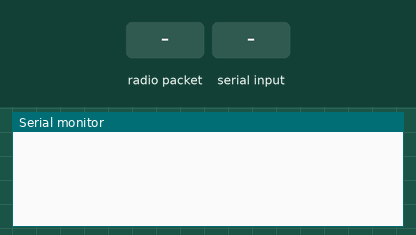
This program was run on a simulated ESP32. On the bench: the last lines printed to the serial monitor. The test bench sets the inputs (shaded band).

Above: at 1.2 s.
1.3 s: radio packet "E|PING" arrives
At 2.0 s:
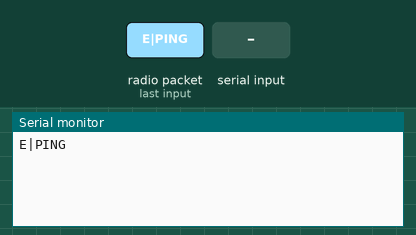
2.8 s: "E|PING" received over the second serial link
At 3.5 s:
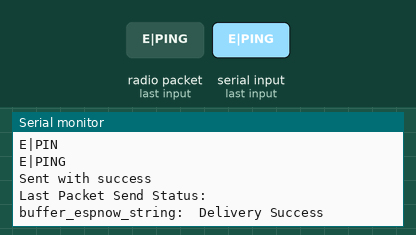
4.3 s: radio packet "1" arrives
At 5.5 s:
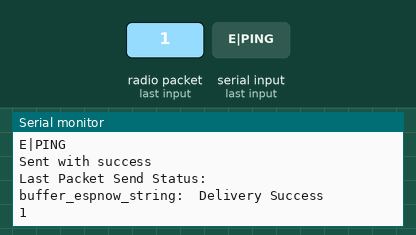
5.8 s: "E|2PING" received over the second serial link
At 6.9 s:
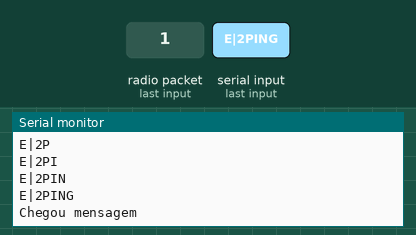

The program:

main.cpp
```cpp
#include <Arduino.h>
#include <SoftwareSerial.h>
#include <esp_now.h>
#include <WiFi.h>

uint8_t broadcastAddress[] = {0xFF, 0xFF, 0xFF, 0xFF, 0xFF, 0xFF};

typedef struct espnow_recv_t{
    char buffer[50];
}espnow_recv_t;

espnow_recv_t data;

esp_now_peer_info_t peerInfo;

String readString;
String tipo_comando;
String interacao;

int intervalo = 10000;

// const char  buffer_espnow_string[5];

char comando;


// callback function that will be executed when data is received
void OnDataRecv(const uint8_t * mac, const uint8_t *incomingData, int len) {
  memcpy(&data.buffer, incomingData, sizeof(data));

  Serial2.println((char*)data.buffer);
  Serial.println((char*)data.buffer);
}

void OnDataSent(const uint8_t *mac_addr, esp_now_send_status_t status) {
  Serial.print("\r\nLast Packet Send Status:\t");
  Serial.print("buffer_espnow_string:\t");
  Serial.println(status == ESP_NOW_SEND_SUCCESS ? "Delivery Success" : "Delivery Fail");

  readString.clear();
}

void envia_espnow()
{
  // Send message via ESP-NOW
  esp_err_t result = esp_now_send(broadcastAddress, (uint8_t *) &readString, sizeof(readString));

  if (result == ESP_OK) {
    Serial.println("Sent with success");
    readString.clear();
  }
  else {
    Serial.println("Error sending the data");
  }

}

void setup() {
  Serial2.begin(9600, SERIAL_8N1, 18,19);
  Serial.begin(115200);

    // Set device as a Wi-Fi Station
  WiFi.mode(WIFI_STA);


  if (esp_now_init() != ESP_OK) {
    Serial2.println("Error initializing ESP-NOW");
    return;
  }
  else{
    Serial2.println("Initialized");
  }


  esp_now_register_recv_cb(OnDataRecv);
  esp_now_register_send_cb(OnDataSent);

    // Register peer
  memcpy(peerInfo.peer_addr, broadcastAddress, 6);
  peerInfo.channel = 0;

  peerInfo.encrypt = false;

  // Add peer
  if (esp_now_add_peer(&peerInfo) != ESP_OK){
    Serial.println("Failed to add peer");
    return;
  }

}

void loop() {
  // vTaskDelay(500/portTICK_PERIOD_MS);
  // Serial2.println("Mensagem      *****");

  if(Serial2.available())
  {
    comando = Serial2.read();


    if(comando == '\0')
    {
      // envia_espnow();
      // readString.clear();


      Serial.println("Envia_espnow");
      Serial.flush();
      // Serial.println(comando);
    }

    else{
      readString += comando;
      // Serial.println(comando);
      Serial.println(readString);
    }


    // Serial.print(comando);
  }

  if(readString == "E|PING")
    {
      envia_espnow();

      Serial.flush();
      readString = "";


      // Serial.println("Envia_espnow");
      // Serial.println(comando);
    }

  if(readString == "E|2PING")
    {
      // envia_espnow();
      Serial.println("Chegou mensagem");
      Serial2.println("Chegou mensagem");

      Serial.flush();
      readString = "";


      // Serial.println("Envia_espnow");
      // Serial.println(comando);
    }


}
```

Measured:
- after the input at 1.3 s, the serial monitor: prints a new line at once (image 1)
- after the input at 2.8 s, the serial monitor: prints a new line at once (image 2)
- after the input at 4.3 s, the serial monitor: prints a new line at once (image 3)
- after the input at 5.8 s, the serial monitor: prints a new line at once (image 4)
